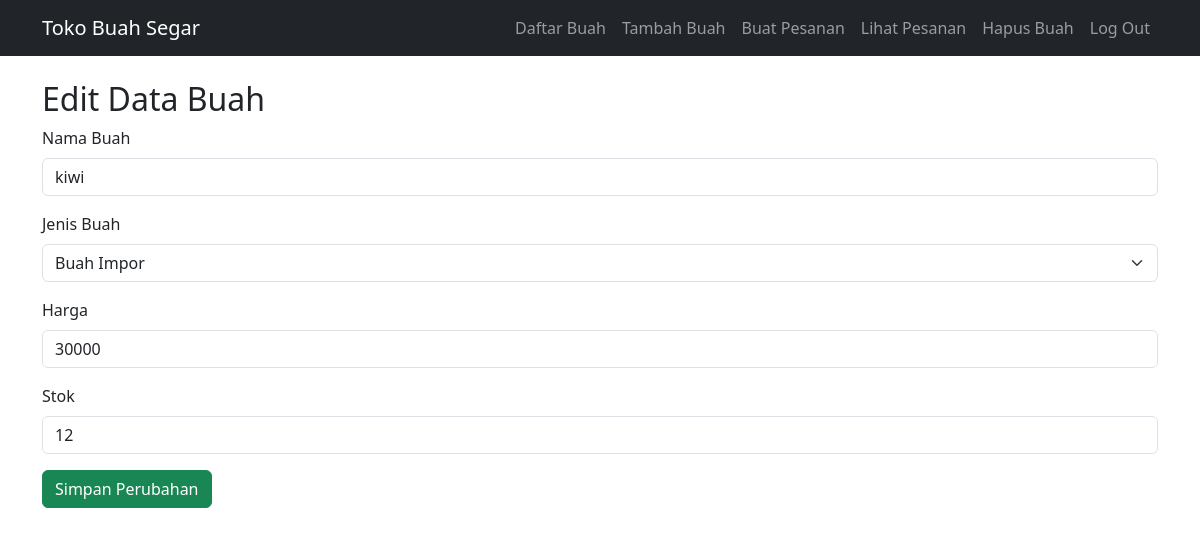
Screenshot of /form_edit.php?id=8 with the database file from the repository.
### tables this page shows
CREATE TABLE `buah` (
  `id` int NOT NULL,
  `nama_buah` varchar(100) NOT NULL,
  `jenis_buah` varchar(50) NOT NULL,
  `harga` int NOT NULL,
  `stok` int NOT NULL
);

### form_edit.php (the view, shortened to what this page needs)
<?php
include 'koneksi_db.php';
include 'nav.php';
$id = $_GET['id'] ?? 0;
$stmt = $conn->prepare("SELECT * FROM buah WHERE id = ?");
$stmt->bind_param("i", $id);
$stmt->execute();
$result = $stmt->get_result();
$row = $result->fetch_assoc();
?>
<!DOCTYPE html>
<html lang="en">
<head>
    <link href="https://cdn.jsdelivr.net/npm/bootstrap@5.3.0/dist/css/bootstrap.min.css" rel="stylesheet">
</head>
<body>
    <div class="container mt-4">
        <h2>Edit Data Buah</h2>
        <form method="post" action="proses_edit.php">
            <div class="mb-3">
                <label for="nama_buah" class="form-label">Nama Buah</label>
                <input type="text" class="form-control" id="nama_buah" name="nama_buah" value="<?= htmlspecialchars($row['nama_buah']) ?>" required>
            </div>
            <div class="mb-3">
                <label for="jenis_buah" class="form-label">Jenis Buah</label>
                <select class="form-select" id="jenis_buah" name="jenis_buah" required>
                    <option value="buah impor" <?= ($row['jenis_buah'] == 'buah impor') ? 'selected' : '' ?>>Buah Impor</option>
                </select>
            </div>
            <div class="mb-3">
                <label for="harga" class="form-label">Harga</label>
                <input type="number" class="form-control" id="harga" name="harga" value="<?= $row['harga'] ?>" required>
            </div>
            <div class="mb-3">
                <label for="stok" class="form-label">Stok</label>
                <input type="number" class="form-control" id="stok" name="stok" value="<?= $row['stok'] ?>" required>
            </div>
            <button type="submit" class="btn btn-success">Simpan Perubahan</button>
        </form>
    </div>
</body>
</html>

### rows the page displays
buah: nama_buah "kiwi", jenis_buah "Buah Impor", harga "30000", stok "12"
